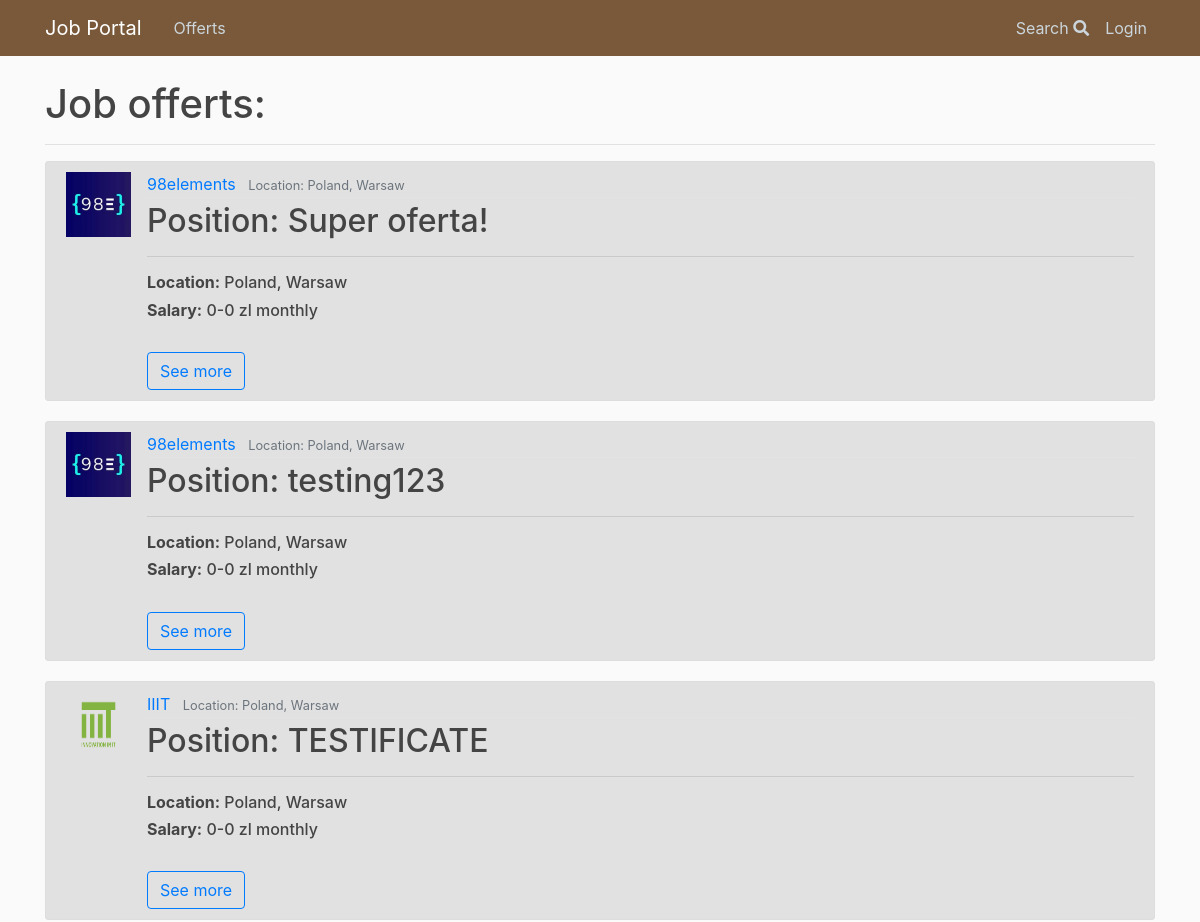
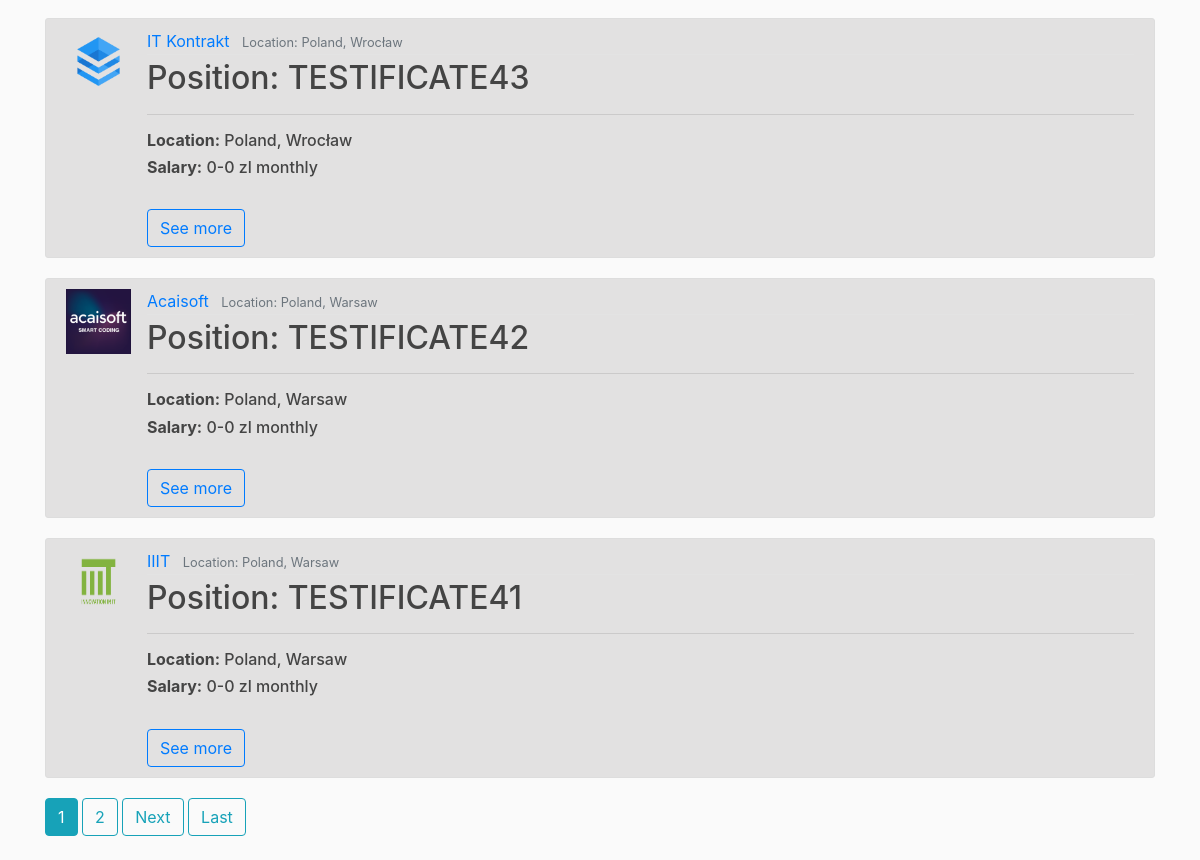
Page /offerts/ on the committed database (2 pictures, top to bottom).
### offerts/models.py (models this page shows, shortened)
class Offert(models.Model):
    author = models.ForeignKey(User, on_delete=models.CASCADE)
    position = models.CharField(max_length = 100)
    agency = models.ForeignKey(Agency, on_delete=models.CASCADE)
    remote = models.BooleanField(default=False)
    sal_types = (
        ('H', 'per hour'),
        ('M', 'monthly'),
    )
    salary_type = models.CharField(
        max_length=1,
        choices=sal_types,
        default='M',
    )
    min_salary = models.IntegerField(default=0)
    max_salary = models.IntegerField(default=0)
    publication_date = models.DateTimeField(auto_now_add = True)
    expiration_date = models.DateField(null=True, default=None)
    must_have = models.ManyToManyField('Tag')
    nice_to_have = models.CharField(max_length = 1000)
    duties = models.CharField(max_length = 1000)
    benefits = models.CharField(max_length = 1000)
    about = models.TextField(null=True)

class Agency(models.Model):
    company = models.ForeignKey(Company, on_delete=models.CASCADE)
    country = models.CharField(max_length = 100)
    location = models.CharField(max_length = 100)
    address = models.CharField(max_length = 200)
    weppage = models.URLField(null=True)
    email = models.EmailField()
    phone = models.CharField(max_length=15)
    class Meta:
        verbose_name_plural = "Agencies"

class Company(models.Model):
    name = models.CharField(max_length = 200, unique=True)
    logo = models.ImageField(upload_to = "logos/", null=True, default=None)
    webpage = models.URLField(null=True)
    about = models.CharField(max_length = 1000)
    class Meta:
        verbose_name_plural = "Companies"

### offerts/views.py (the view)
# urls.py: path('', OffertListView.as_view(), name = 'index'),
class OffertListView(ListView):
    model = Offert
    template_name = 'offerts/offert_list.html' # default: <app>/<model>_<viewtype>.html
    context_object_name = 'offerts'
    ordering = ['-publication_date'] # '-' -> from newest to oldest
    paginate_by = 6

### offerts/templates/offerts/offert_list.html (shortened to what this page needs)
{% extends 'base.html' %}
{% load static %}
    {% block body %}
      <h1> Job offerts: </h1>
      <hr>
      {% if offerts %}
        {% for offert in offerts %}
        <article class="media content-section">
        <img class="article-img" src="{{offert.agency.company.logo.url}}" alt="logo">
            <div class="media-body">
                <div class="article-metadata">
                  <a class="mr-2" href='#'>{{ offert.agency.company.name }}</a>
                  <small class="text-muted">Location: {{ offert.agency.country }}, {{offert.agency.location }}</small>
                </div>
                <h2><a class="article-title">Position: {{ offert.position }}</a></h2>
                <hr>
                <h6><a class="article-title"><strong>Location:</strong> {{ offert.agency.country }}, {{offert.agency.location }}</a></h6>
                <h6><a class="article-title"><strong>Salary:</strong> {{offert.min_salary}}-{{offert.max_salary}} zl  {{ offert.get_salary_type_display }}</a></h6>
                <br>
                <a href="{% url 'offerts:offert_details' offert.id %}"><button type="button" class="btn btn-outline-primary">See more</button></a>
        </article>
      {% endfor %}
      {% if is_paginated %}
        {% for num in page_obj.paginator.page_range %}
          {% if page_obj.number == num %}
            <a class="btn btn-info mb-4" href="?page={{num}}">{{num}}</a>
          {% elif num > page_obj.number|add:'-2' and num < page_obj.number|add:'2' %}
            <a class="btn btn-outline-info mb-4" href="?page={{num}}">{{num}}</a>
          {% endif %}
        {% endfor %}
        {% if page_obj.has_next %}
          <a class="btn btn-outline-info mb-4" href="?page={{ page_obj.next_page_number }}">Next</a>
          <a class="btn btn-outline-info mb-4" href="?page={{ page_obj.paginator.num_pages }}">Last</a>
        {% endif %}
      {% endif %}
    {% else %}
      <h3>No offerts available.</h3>
    {% endif %}
  {% endblock %}

### offerts/templates/base.html (shortened to what this page needs)
{% load static %}
<!DOCTYPE html>
<html>
<head>
  <link rel="stylesheet" href="https://stackpath.bootstrapcdn.com/bootstrap/4.3.1/css/bootstrap.min.css">
  <link rel="stylesheet" href="https://use.fontawesome.com/releases/v5.8.2/css/all.css">
</head>
<body>
  <header class="site-header">
    <nav id="navbar" class="navbar navbar-expand-md navbar-dark bg-steel fixed-top">
      <div class="container">
        <a class="navbar-brand mr-4" href="{% url 'home' %}">Job Portal</a>
        <div class="collapse navbar-collapse" id="navbarToggle">
          <div class="navbar-nav mr-auto">
            <a class="nav-item nav-link" href="{% url 'offerts:index' %}">Offerts</a>
          </div>
          <div class="navbar-nav">
            <a class="nav-item nav-link" href="{% url 'search:index' %}">Search <i class="fa fa-search bg-transparent"></i></a>
            {% if user.is_authenticated %}
            <a class="nav-item nav-link"href="{% url 'profile' %}">Profile</a>
            <a class="nav-item nav-link"href="{% url 'logout' %}">Logout</a>
            {% else %}
            <a class="nav-item nav-link"href="{%url 'login' %}">Login</a>
            {% endif %}
          </div>
        </div>
      </div>
    </nav>
  </header>
  <main role="main" class="container">
    <div class="row">
      <div class="col-md-12">
        {% block body %}{% endblock %}
      </div>
    </div>
  </main>
</body>
</html>

### offerts/static/main.css (style rules this page uses)
body { background: #fafafa; color: #333333; margin-top: 5rem; }
h1, h2, h3, h4, h5, h6 { color: #444444; }
.bg-steel { background-color: #5f788a; }
.site-header .navbar-nav .nav-link { color: #cbd5db; }
.content-section { background: #e2e1e1; padding: 10px 20px; border: 1px solid #dddddd; border-radius: 3px; margin-bottom: 20px; }
.article-title { color: #444444; }
.article-img { height: 65px; width: 65px; margin-right: 16px; }
.article-metadata { padding-bottom: 1px; margin-bottom: 4px; border-bottom: 1px solid #e3e3e3 }
#navbar { background-color: #79593a }

### rows in the picture
Offert: agency.company.logo (picture), agency.company.name "98elements", agency.country "Poland", agency.location "Warsaw", position "Super oferta!", min_salary "0", max_salary "0", salary_type "monthly"
Offert: agency.company.logo (picture), agency.company.name "98elements", agency.country "Poland", agency.location "Warsaw", position "testing123", min_salary "0", max_salary "0", salary_type "monthly"
Offert: agency.company.logo (picture), agency.company.name "IIIT", agency.country "Poland", agency.location "Warsaw", position "TESTIFICATE", min_salary "0", max_salary "0", salary_type "monthly"
Offert: agency.company.logo (picture), agency.company.name "IT Kontrakt", agency.country "Poland", agency.location "Wrocław", position "TESTIFICATE43", min_salary "0", max_salary "0", salary_type "monthly"
Offert: agency.company.logo (picture), agency.company.name "Acaisoft", agency.country "Poland", agency.location "Warsaw", position "TESTIFICATE42", min_salary "0", max_salary "0", salary_type "monthly"
Offert: agency.company.logo (picture), agency.company.name "IIIT", agency.country "Poland", agency.location "Warsaw", position "TESTIFICATE41", min_salary "0", max_salary "0", salary_type "monthly"

### other values in the picture
{{ num }} "1"
{{ num }} "2"
